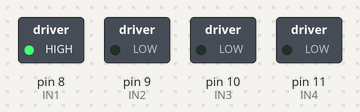
A sketch run on a simulated Arduino Uno, built with avr-gcc and run on an emulated ATmega328P. Parts: switched loads named in the sketch (green lamp = pin HIGH).

Above: at 1.0 s.
At 2.2 s:
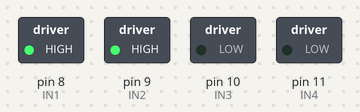
At 3.5 s:
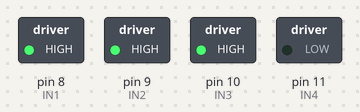
At 6.0 s:
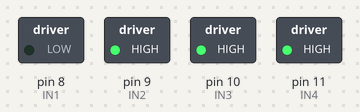
At 8.5 s:
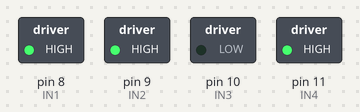
At 11.0 s:
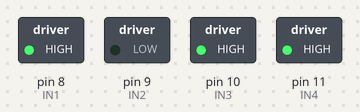
Timing chart, 0 to 13.0 s (numbered marks = the images above):
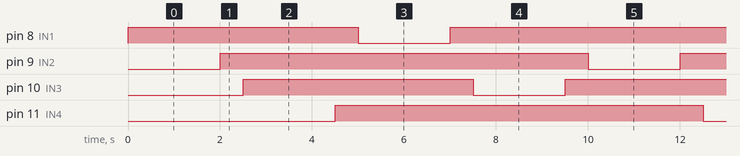

Measured:
- by itself, pin 8 (IN1), pin 10 (IN3): repeats every 10.0 s: LOW 2.0 s, HIGH 8.0 s
- by itself, pin 9 (IN2), pin 11 (IN4): alternates HIGH for 8.0 s and LOW for 2.0 s

The sketch:

Ponte_H_L298N.ino
```cpp
//Programa : Controle 2 motores DC usando Ponte H L298N
//Autor : FILIPEFLOP

//Definicoes pinos Arduino ligados a entrada da Ponte H
int IN1 = 8;
int IN2 = 9;
int IN3 = 10;
int IN4 = 11;

void setup()
{
  //Define os pinos como saida
 pinMode(IN1, OUTPUT);
 pinMode(IN2, OUTPUT);
 pinMode(IN3, OUTPUT);
 pinMode(IN4, OUTPUT);
}

void loop()
{
 //Gira o Motor A no sentido horario
 digitalWrite(IN1, HIGH);
 digitalWrite(IN2, LOW);
 delay(2000);
 //Para o motor A
 digitalWrite(IN1, HIGH);
 digitalWrite(IN2, HIGH);
 delay(500);
 //Gira o Motor B no sentido horario
 digitalWrite(IN3, HIGH);
 digitalWrite(IN4, LOW);
 delay(2000);
 //Para o motor B
 digitalWrite(IN3, HIGH);
 digitalWrite(IN4, HIGH);
 delay(500);

 //Gira o Motor A no sentido anti-horario
 digitalWrite(IN1, LOW);
 digitalWrite(IN2, HIGH);
 delay(2000);
 //Para o motor A
 digitalWrite(IN1, HIGH);
 digitalWrite(IN2, HIGH);
 delay(500);
 //Gira o Motor B no sentido anti-horario
 digitalWrite(IN3, LOW);
 digitalWrite(IN4, HIGH);
 delay(2000);
 //Para o motor B
 digitalWrite(IN3, HIGH);
 digitalWrite(IN4, HIGH);
 delay(500);
}
```
